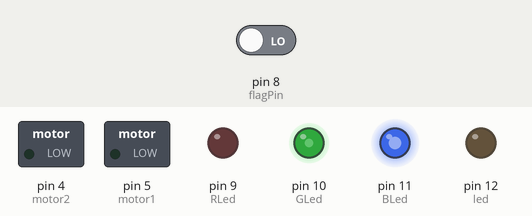
The sketch below on a simulated Arduino Uno, built with avr-gcc and run on an emulated ATmega328P. On the bench: switched loads named in the sketch (green lamp = pin HIGH), output pins drawn as LEDs (lit = HIGH). The inputs (shaded band) are chosen by the test bench; at power-on: pin 8 (flagPin) LOW.

Above: at 1.2 s.
1.3 s: pin 8 (flagPin) driven HIGH
At 2.2 s:
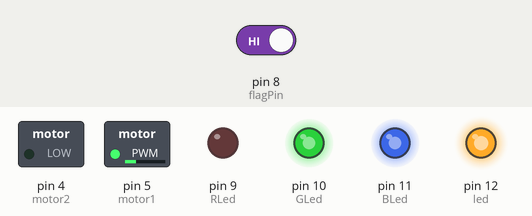
Timing chart, 0 to 4.3 s (numbered marks = the images above; inputs shaded):
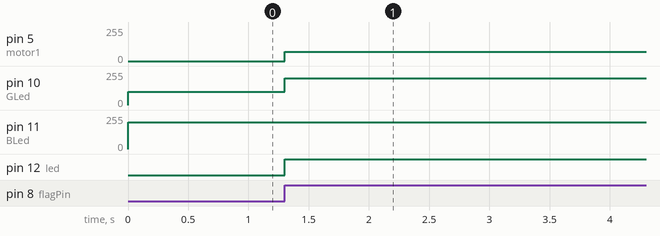

The sketch:

sketch_jun14a.ino
```cpp
int flagPin = 8;
int flag = 0;
int motor1 = 5;
int motor2 = 4;
int led = 12;
int RLed = 9;
int GLed = 10;
int BLed = 11;
int rgb[3] = {0, 100, 200};
int r = 1;
int g = 1;
int b = 1;
int cnt = 0;

void setup() {
  pinMode(flagPin, INPUT);
  pinMode(motor1, OUTPUT);
  pinMode(motor2, OUTPUT);
  pinMode(RLed, OUTPUT);
  pinMode(GLed, OUTPUT);
  pinMode(BLed, OUTPUT);
  pinMode(led, OUTPUT);
}

void loop() {
  //delay(10000);
  flag = digitalRead(flagPin);
  Serial.println(flag);
  if(flag){
    analogWrite(motor1, 70);
    digitalWrite(motor2, 0);
    digitalWrite(led, HIGH);
    analogWrite(RLed, 0);
    analogWrite(GLed, 200);
    analogWrite(BLed, 200);
    while(cnt != 1000){
      rgb[0] += r;
      rgb[1] += g;
      rgb[2] += b;
      if(rgb[0] == 255)
        r = -1;
      else if(rgb[0] == 0)
        r = 1;
      if(rgb[1] == 255)
        g = -1;
      else if(rgb[1] == 0)
        g = 1;
      if(rgb[2] == 255)
        b = -1;
      else if(rgb[2] == 0)
        b = 1;
      delay(20);
      cnt++;
    }
    cnt = 0;
  }
  analogWrite(motor1, 0);
  digitalWrite(motor2, 0);
  digitalWrite(led, LOW);
  analogWrite(RLed, rgb[0]);
  analogWrite(GLed, rgb[1]);
  analogWrite(BLed, rgb[2]);
}
```

Measured:
- after the input at 1.3 s, pin 5 (motor1): 0/255 → 70/255 at once; pin 10 (GLed): 100/255 → 200/255 at once; pin 12 (led): LOW → HIGH at once
